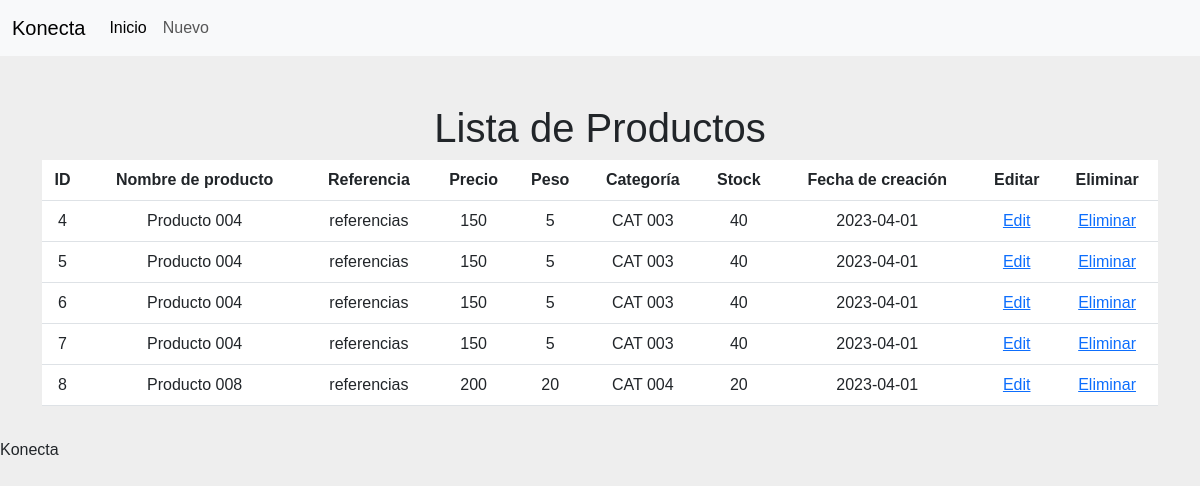
The page / on the database its author committed.
### tables this page shows
CREATE TABLE `productos` (
  `id` int(10) UNSIGNED NOT NULL,
  `nombre` varchar(100) NOT NULL,
  `referencia` varchar(100) NOT NULL,
  `precio` int(11) NOT NULL,
  `peso` int(11) NOT NULL,
  `categoria` varchar(50) NOT NULL,
  `stock` int(11) NOT NULL,
  `fecha` date NOT NULL
);

### core/libs/view.php (called while the page is built, shortened)
<?php
class View
{
    public function render($name): void
    {
        require 'src/views/layout.php';
    }
}

### src/controllers/mainController.php (called while the page is built, shortened)
<?php
class MainController extends Controller
{
    public function __construct()
    {
        $this->model = new MainModel();
    }
    public function render(): void
    {
        $this->view->data = $this->model->get();
        $this->view->render('main/index');
    }
}

### index.php (called while the page is built, shortened)
<?php
$app = new App();

### core/libs/model.php (called while the page is built, shortened)
<?php
class Model
{
    public function __construct()
    {
        $this->db = new Database();
    }
}

### core/libs/database.php (called while the page is built, shortened)
<?php
class Database
{
    private string $host;
    private string $db;
    private string $user;
    private string $password;
    private string $charset;
    public function __construct()
    {
        $this->host = constant('DB_HOST');
        $this->db = constant('DB_NAME');
        $this->user = constant('DB_USER');
        $this->password = constant('DB_PASSWORD');
        $this->charset = constant('DB_CHARSET');
    }
    public function connect()
    {
        try {
            $connection = "mysql:host={$this->host};dbname={$this->db};charset={$this->charset}";
            $options = [
                \PDO::ATTR_ERRMODE => \PDO::ERRMODE_EXCEPTION,
                \PDO::ATTR_EMULATE_PREPARES => false,
            ];
            return new \PDO($connection, $this->user, $this->password, $options);
        } catch (\PDOException $e) {
            echo $e->getMessage();
        }
    }
}

### src/models/mainModel.php (called while the page is built, shortened)
<?php
class MainModel extends Model
{
    public function get(): bool|array
    {
        try {
            return $this->db->connect()
                ->query('SELECT * FROM  productos')
                ->fetchAll(\PDO::FETCH_CLASS, Product::class);
        } catch (\PDOException $e) {
            return [];
        }
    }
}

### src/models/productModel.php (called while the page is built, shortened)
<?php
class ProductModel
{
    private string $id;
    private string $nombre;
    private string $referencia;
    private int $precio;
    private int $peso;
    private string $categoria;
    private int $stock;
    private string $fecha;
    public function getId(): string
    {
        return $this->id;
    }
    public function getNombre(): string
    {
        return $this->nombre;
    }
    public function getReferencia(): string
    {
        return $this->referencia;
    }
    public function getPrecio(): int
    {
        return $this->precio;
    }
    public function getPeso(): int
    {
        return $this->peso;
    }
    public function getCategoria(): string
    {
        return $this->categoria;
    }
    public function getStock(): int
    {
        return $this->stock;
    }
    public function getFecha(): string
    {
        return $this->fecha;
    }
}

### src/views/main/index.php (the view, shortened to what this page needs)
<div class="container text-center mt-5">
    <div class="row">
        <div class="col mb-3">
            <h1 class="center">Lista de Productos</h1>
            <table class="table">
                <thead>
                <tr>
                    <th scope="col">ID</th>
                    <th scope="col">Nombre de producto</th>
                    <th scope="col">Referencia</th>
                    <th scope="col">Precio</th>
                    <th scope="col">Peso</th>
                    <th scope="col">Categoría</th>
                    <th scope="col">Stock</th>
                    <th scope="col">Fecha de creación</th>
                    <th scope="col">Editar</th>
                    <th scope="col">Eliminar</th>
                </tr>
                </thead>
                <tbody>
                <?php
                foreach ($this->data as $product): ?>
                    <tr>
                        <td><?= $product->getId() ?></td>
                        <td><?= $product->getNombre() ?></td>
                        <td><?= $product->getReferencia() ?></td>
                        <td><?= $product->getPrecio() ?></td>
                        <td><?= $product->getPeso() ?></td>
                        <td><?= $product->getCategoria() ?></td>
                        <td><?= $product->getStock() ?></td>
                        <td><?= $product->getFecha() ?></td>
                        <td><a href="<?= constant('BASE_URL') . "main/view/{$product->getId()}" ?>">Edit</a></td>
                        <td>
                            <a href="<?= constant('BASE_URL') . "main/delete/{$product->getId()}" ?>">Eliminar</a>
                        </td>
                    </tr>
                <?php endforeach; ?>
                </tbody>
            </table>
        </div>
    </div>
</div>

### core/libs/app.php (shortened to what this page needs)
<?php
class App
{
    public function __construct()
    {
        $url = $_GET['url'] ?? null;
        $url = rtrim($url, '/');
        $url = explode('/', $url);
        $class = empty($url[0]) ? "\\App\\Controllers\\mainController" : "\\App\\Controllers\\{$url[0]}Controller";
        $controller = class_exists($class) ? new $class() : new ErrorController();
        if (isset($url[1]) && method_exists($controller, $url[1])) {
            $nparam = sizeof($url);
            if ($nparam > 1) {
                if ($nparam > 2) {
                    $param = [];
                    for ($i = 2; $i < $nparam; $i++) {
                        $param[] = $url[$i];
                    }
                    $controller->{$url[1]}($param);
                }
            } else {
                $controller->{$url[1]}();
            }
        } else {
            $controller->render();
        }
    }
}

### src/views/layout.php (shortened to what this page needs)
<!doctype html>
<html lang="en">
<head>
    <link href="https://cdn.jsdelivr.net/npm/bootstrap@5.3.0-alpha2/dist/css/bootstrap.min.css" rel="stylesheet">
    <link rel="stylesheet" href="<?php echo constant('BASE_URL') ?>public/css/styles.css">
</head>
<body>
<?php require 'src/views/header.php' ?>
<div id="main">
    <?php require 'src/views/' . $this->name . '.php' ?>
</div>
<?php require 'src/views/footer.php' ?>
</body>
</body>
</html>

### src/views/header.php (shortened to what this page needs)
<nav class="navbar navbar-expand-lg bg-body-tertiary">
    <div class="container-fluid">
        <a class="navbar-brand" href="#">Konecta</a>
        <div class="collapse navbar-collapse" id="navbarSupportedContent">
            <ul class="navbar-nav me-auto mb-2 mb-lg-0">
                <li class="nav-item">
                    <a class="nav-link active" aria-current="page" href="<?= constant('BASE_URL')?>">Inicio</a>
                </li>
                <li class="nav-item">
                    <a class="nav-link" aria-current="page" href="<?= constant('BASE_URL') . 'nuevo'?>">Nuevo</a>
                </li>
            </ul>
        </div>
    </div>
</nav>

### src/views/footer.php
<div id="footer">
    Konecta
</div>

### public/css/styles.css (style rules this page uses)
* { padding: 0; margin: 0; }
body { font-family: Arial, Helvetica, sans-serif; background-color: #eee; }

### rows shown on the page
productos: id "4", nombre "Producto 004", referencia "referencias", precio "150", peso "5", categoria "CAT 003", stock "40", fecha "2023-04-01"
productos: id "5", nombre "Producto 004", referencia "referencias", precio "150", peso "5", categoria "CAT 003", stock "40", fecha "2023-04-01"
productos: id "6", nombre "Producto 004", referencia "referencias", precio "150", peso "5", categoria "CAT 003", stock "40", fecha "2023-04-01"
productos: id "7", nombre "Producto 004", referencia "referencias", precio "150", peso "5", categoria "CAT 003", stock "40", fecha "2023-04-01"
productos: id "8", nombre "Producto 008", referencia "referencias", precio "200", peso "20", categoria "CAT 004", stock "20", fecha "2023-04-01"
